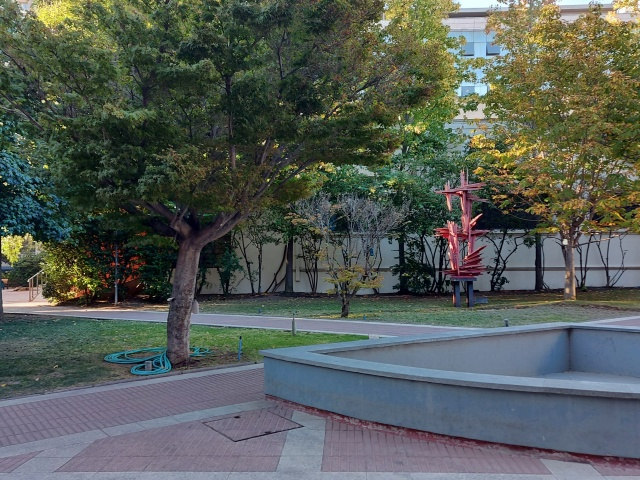
#> input picture 0.5_others_scenarios/back/back_1_asus.jpg, 640 x 480 px, given in place of back_1.jpg, which was not available
$ python back_resize.py
#> lines starting #> are read from the running program, lines starting #| are printed output that depends on the picture; pictures that were not available may be replaced by others from this repository, and a replacement may not be noted
import cv2

def recortar_y_redimensionar(imagen_path, salida_path, ancho=346, alto=260):
    # Leer la imagen
#> called with imagen_path = 'data/back_1.jpg', salida_path = 'data/back_1_davis346.jpg', ancho = 346, alto = 260
    imagen = cv2.imread(imagen_path)
#> imagen is the input picture: shape (480, 640, 3); mean B, G, R 85.7, 92, 85

    # Obtener dimensiones actuales
    alto_original, ancho_original = imagen.shape[:2]
#> alto_original = 480; ancho_original = 640

    # Relación de aspecto deseada
    relacion_deseada = ancho / alto

    # Calcular nuevas dimensiones para recortar
    if ancho_original / alto_original > relacion_deseada:
        # Recortar ancho
        nuevo_ancho = int(alto_original * relacion_deseada)
#> nuevo_ancho = 638
        x_inicio = (ancho_original - nuevo_ancho) // 2
#> x_inicio = 1
        imagen_recortada = imagen[:, x_inicio:x_inicio + nuevo_ancho]
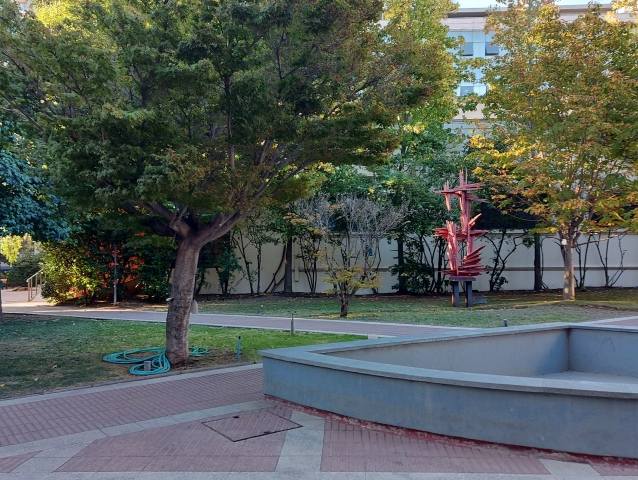
#> imagen_recortada: shape (480, 638, 3); mean B, G, R 85.7, 92, 85
    else:
        # Recortar alto
        nuevo_alto = int(ancho_original / relacion_deseada)
        y_inicio = (alto_original - nuevo_alto) // 2
        imagen_recortada = imagen[y_inicio:y_inicio + nuevo_alto, :]

    # Redimensionar la imagen recortada
    imagen_redimensionada = cv2.resize(imagen_recortada, (ancho, alto), interpolation=cv2.INTER_AREA)
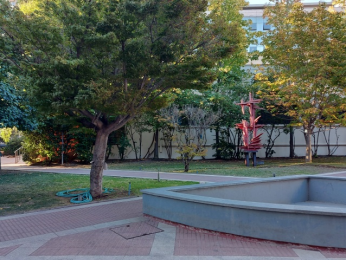
#> imagen_redimensionada: shape (260, 346, 3); mean B, G, R 85.7, 92, 85

    # Guardar la imagen procesada
    cv2.imwrite(salida_path, imagen_redimensionada)
    return salida_path

# Archivos de entrada y salida
imagen1_path = 'data/back_1.jpg'
imagen1_salida = 'data/back_1_davis346.jpg'

# Procesar imagen 1
resultado1 = recortar_y_redimensionar(imagen1_path, imagen1_salida)

resultado1

$ run again, on 0.5_others_scenarios/back/back_1_evk4.jpg
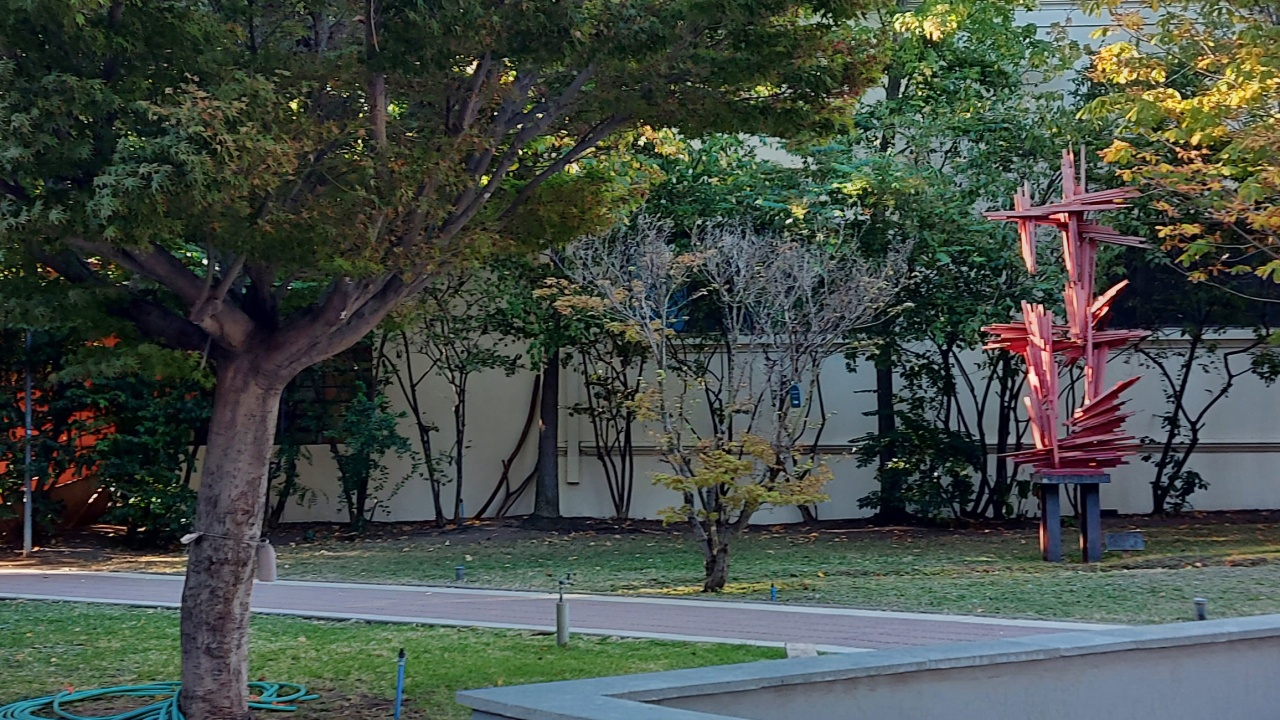
#> input picture 0.5_others_scenarios/back/back_1_evk4.jpg, 1280 x 720 px, given in place of back_1.jpg, which was not available
#> in recortar_y_redimensionar, imagen is the input picture: shape (720, 1280, 3); mean B, G, R 69.8, 76.9, 68.2
#> in recortar_y_redimensionar, `imagen_recortada = imagen[:, x_inicio:x_inicio + nuevo_ancho]`:
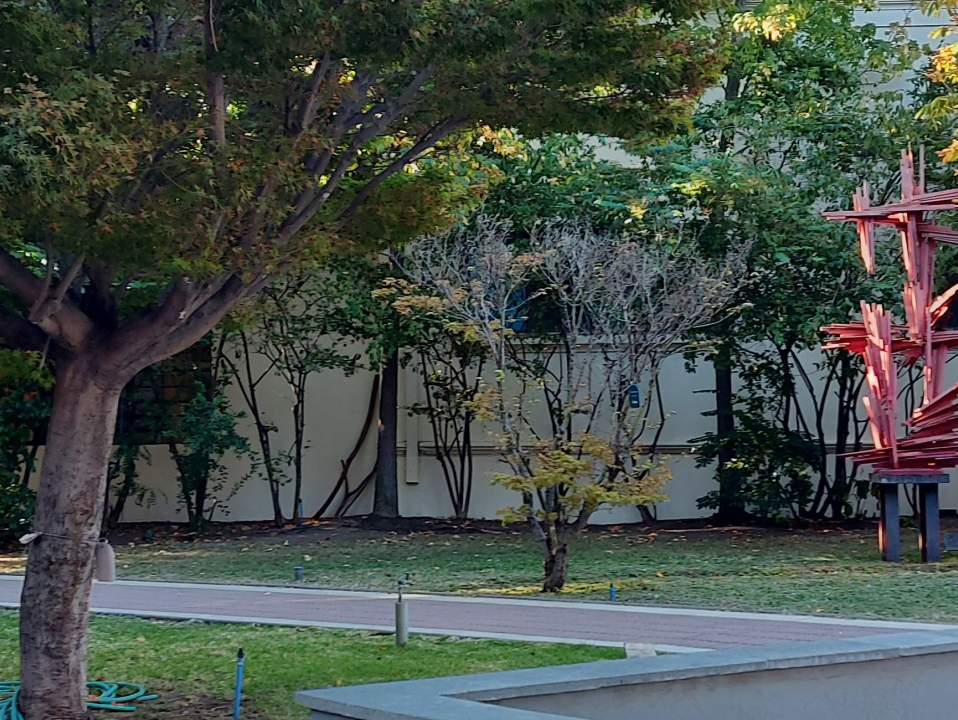
#> imagen_recortada: shape (720, 958, 3); mean B, G, R 71.6, 78.3, 69.1
#> in recortar_y_redimensionar, `imagen_redimensionada = cv2.resize(imagen_recortada, (ancho, alto), in..`:
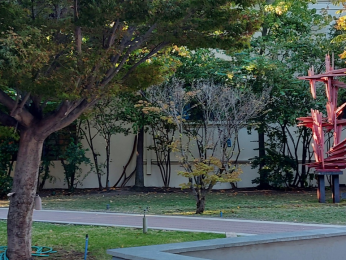
#> imagen_redimensionada: shape (260, 346, 3); mean B, G, R 71.6, 78.3, 69.1
